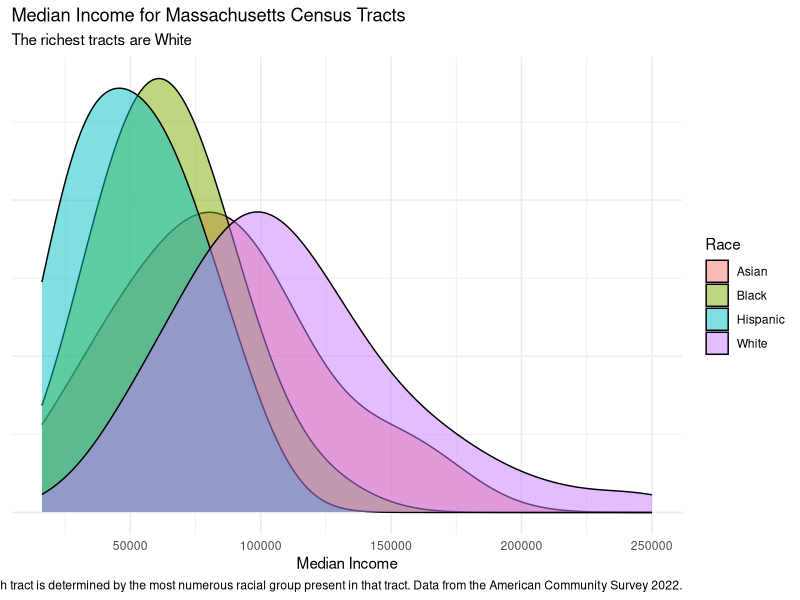

Write the R code that produced this figure.
## ---- chunk 1
#| label: setup
#| message: false
#| warning: false
library(tidyverse)
## ---- chunk 2
x <- read_csv(file = "mass-tracts.csv", show_col_types = FALSE)
## ---- chunk 3
x |>
  ggplot(aes(x = med_income, fill = race)) + 
  geom_density(alpha = 0.5, color = "black", adjust = 2) + 
  scale_x_continuous() + 
  labs(title = "Median Income for Massachusetts Census Tracts",
    subtitle = "The richest tracts are White",
    x = "Median Income",
    y = NULL,
    fill = "Race",
    caption = "The race of each tract is determined by the most numerous racial group present in that tract. Data from the American Community Survey 2022.") +
  theme_minimal() + 
  theme(axis.text.y = element_blank())
## ---- chunk 4

